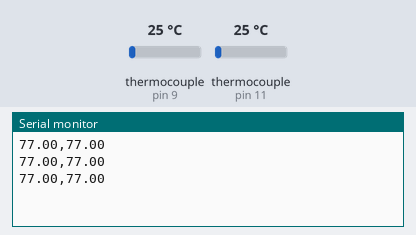
Bench run of a sketch on a simulated Arduino Uno, built with avr-gcc and run on an emulated ATmega328P. Parts: the last lines printed to the serial monitor. The test bench sets the inputs (shaded band); at power-on: thermocouple (sensors on pin 9, pin 11) 25 °C.

Above: at 1.7 s.
1.8 s: thermocouple (sensor on pin 9) set to 6 °C
At 2.5 s:
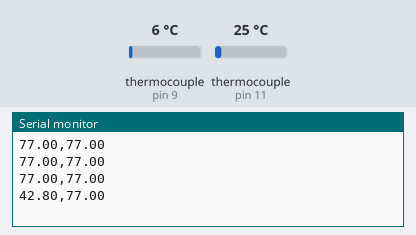
3.3 s: thermocouple (sensor on pin 11) set to 6 °C
At 4.0 s:
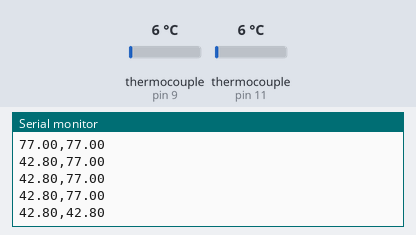
4.8 s: thermocouple (sensor on pin 9) set to 75 °C
At 5.5 s:
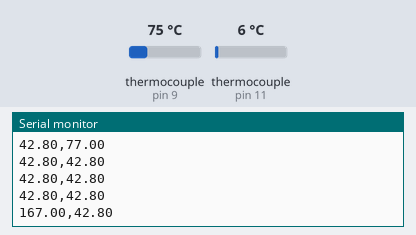
6.3 s: thermocouple (sensor on pin 11) set to 75 °C
At 7.1 s:
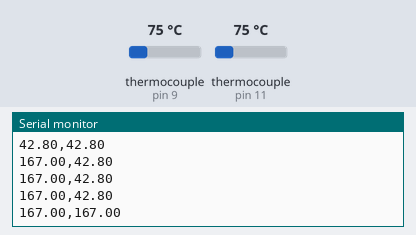
Timing chart, 0 to 8.8 s (numbered marks = the images above; inputs shaded):
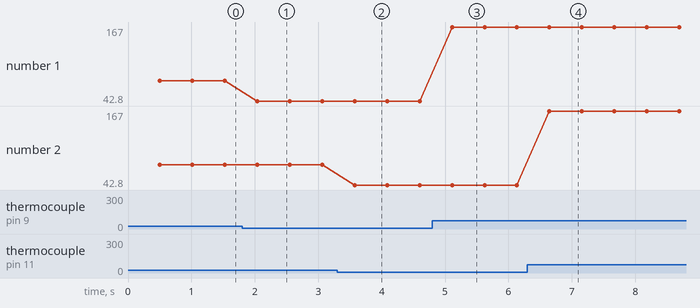

The sketch:

coffee_temp_final.ino
```cpp
// Sample Arduino MAX6675 Arduino Sketch

#include "max6675.h"

int ktcSO = 8;
int ktcCS = 9;
int ktcCS2 = 11;
int ktcCLK = 10;

MAX6675 ktc(ktcCLK, ktcCS, ktcSO);
MAX6675 ktc2(ktcCLK, ktcCS2, ktcSO);


void setup() {
  Serial.begin(9600);
  // give the MAX a little time to settle
  delay(500);
}

void loop() {

//sensor 1
   Serial.print(ktc.readFahrenheit());
delay(10);
//sensor 2
    Serial.print(",");
   Serial.println(ktc2.readFahrenheit());
   delay(500);
}
```

Measured:
- after the input at 1.8 s, the serial monitor: prints a new line after 0.24 s (image 1)
- after the input at 3.3 s, the serial monitor: prints a new line after 0.27 s (image 2)
- after the input at 4.8 s, the serial monitor: prints a new line after 0.31 s (image 3)
- after the input at 6.3 s, the serial monitor: prints a new line after 0.35 s (image 4)
- plotted number 1: 77 → 42.8 after the input at 1.8 s, 42.8 → 167 after the input at 4.8 s
